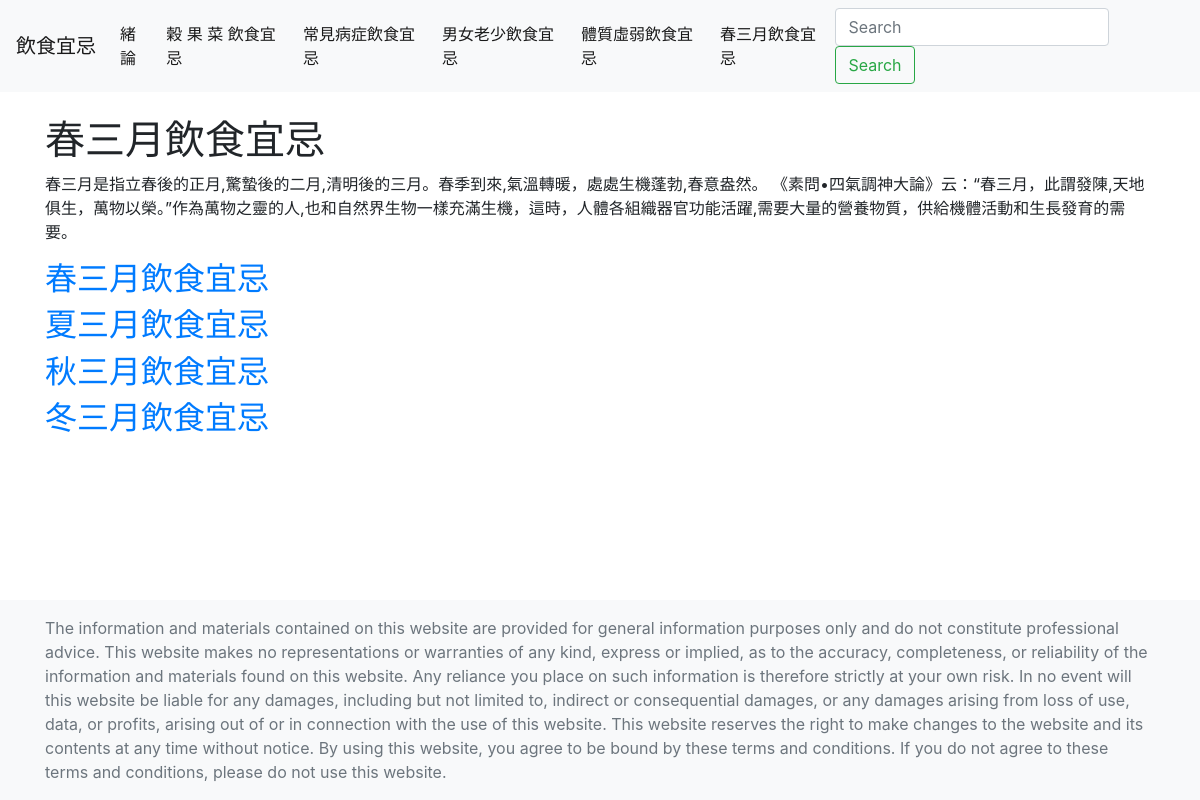
Screenshot of /seasons with the database file from the repository.
### tables this page shows
CREATE TABLE Season (
    id INTEGER PRIMARY KEY AUTOINCREMENT,
    [name] VARCHAR(50),
    [description] TEXT,
    principles TEXT,
    suitable_foods TEXT,
    nonsuitable_foods TEXT
);

### routes.py (the view)
@bp.route('/seasons')
def seasons():
    db = DatabaseModel('database.db')
    seasons_list = db.get_SeasonsList()
    return render_template('season.html', seasons_list = seasons_list)

### models.py (called while the page is built)
    def get_SeasonsList(self):
        self.cursor.row_factory = sqlite3.Row
        self.cursor.execute(f'SELECT * FROM Season')
        rows = self.cursor.fetchall()
        return [dict(row) for row in rows]

### templates/season.html
{% extends 'base.html' %}
{% block content %}
<h1>{% block title %} 春三月飲食宜忌 {% endblock %}</h1>
<p>春三月是指立春後的正月,驚蟄後的二月,清明後的三月。春季到來,氣溫轉暖，處處生機蓬勃,春意盎然。 《素問•四氣調神大論》云：“春三月，此謂發陳,天地俱生，萬物以榮。”作為萬物之靈的人,也和自然界生物一樣充滿生機，這時，人體各組織器官功能活躍,需要大量的營養物質，供給機體活動和生長發育的需要。</p>
{% for season in seasons_list %}
<a href="{{ url_for('food.season_details', season_id=season['id']) }}">
    <h2>{{ season['name'] }}</h2>
</a>
{% endfor %}
{% endblock %}

### rows the page displays
Season: name "春三月飲食宜忌"
Season: name "夏三月飲食宜忌"
Season: name "秋三月飲食宜忌"
Season: name "冬三月飲食宜忌"
